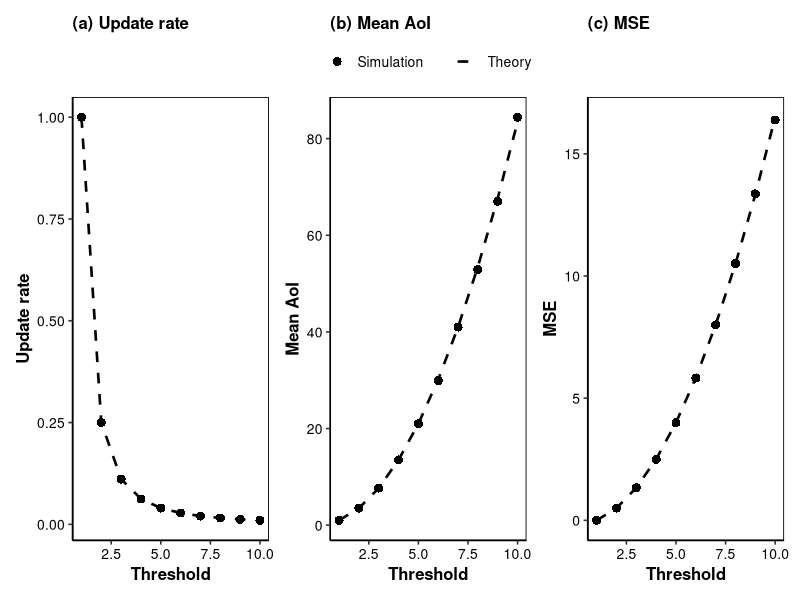
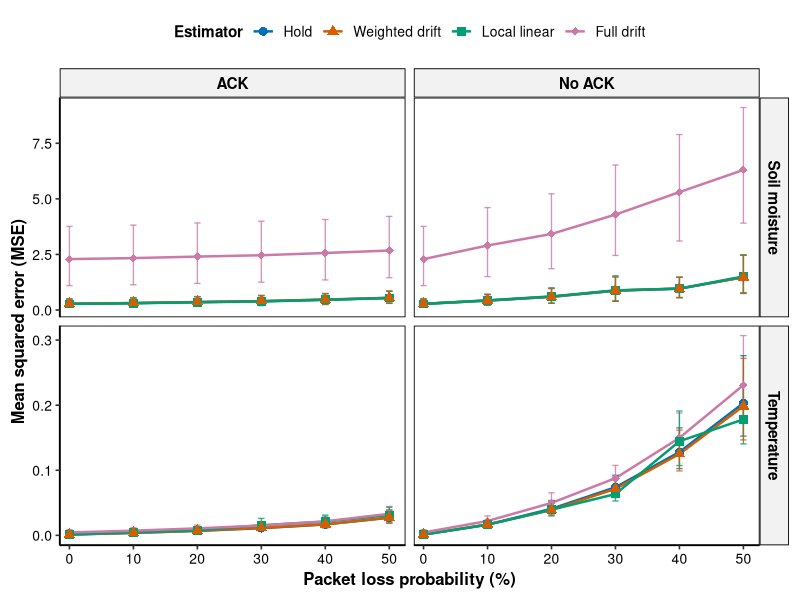
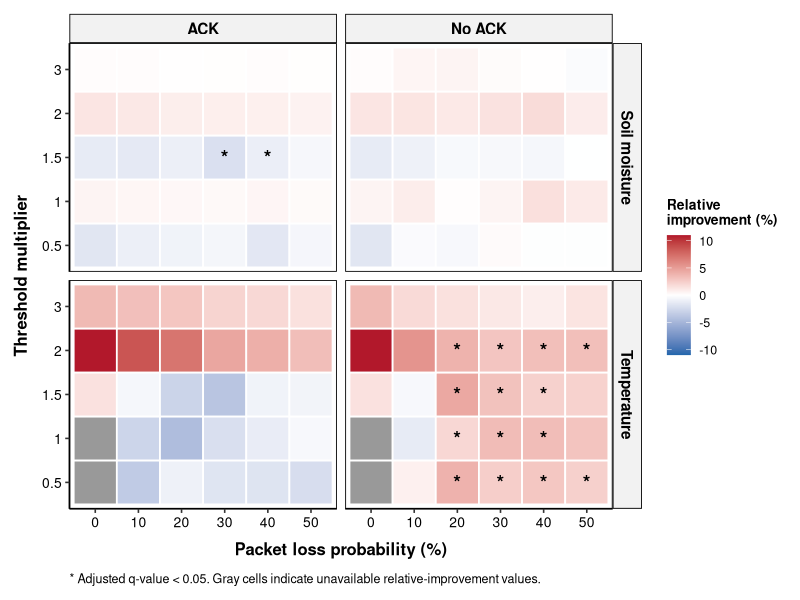
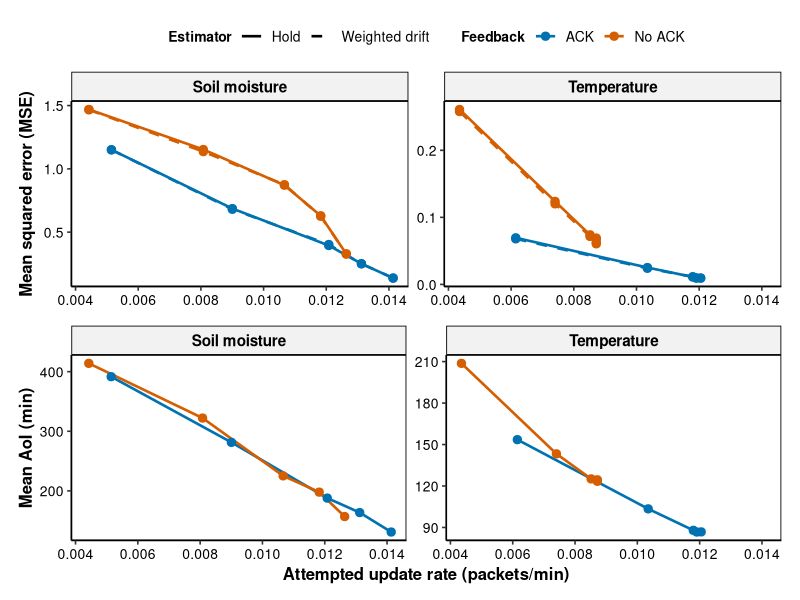
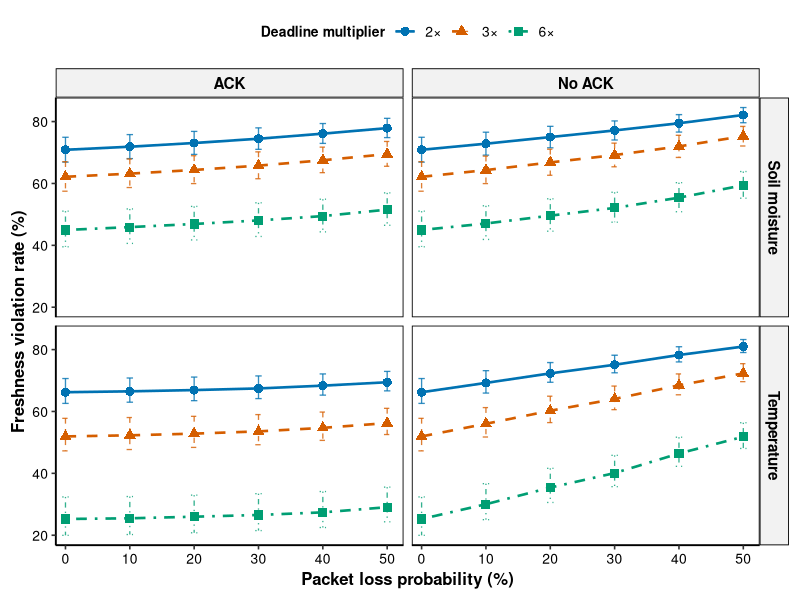
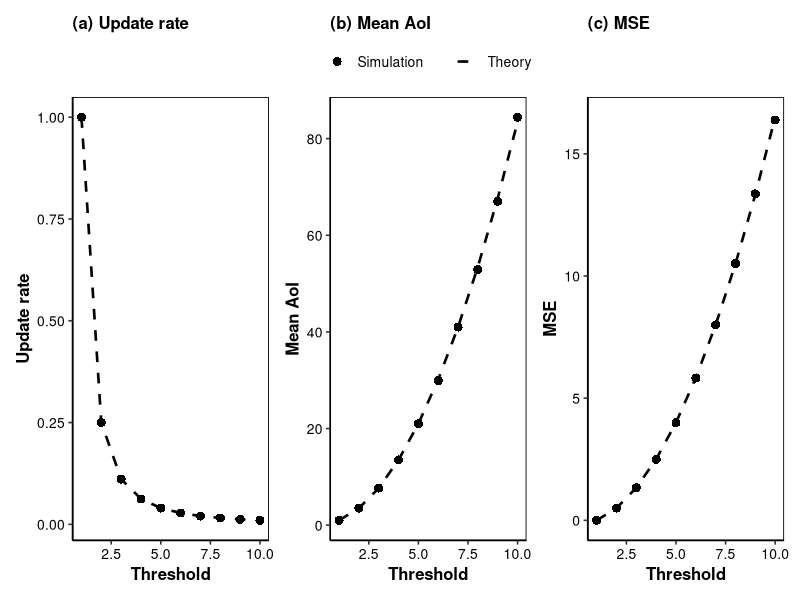
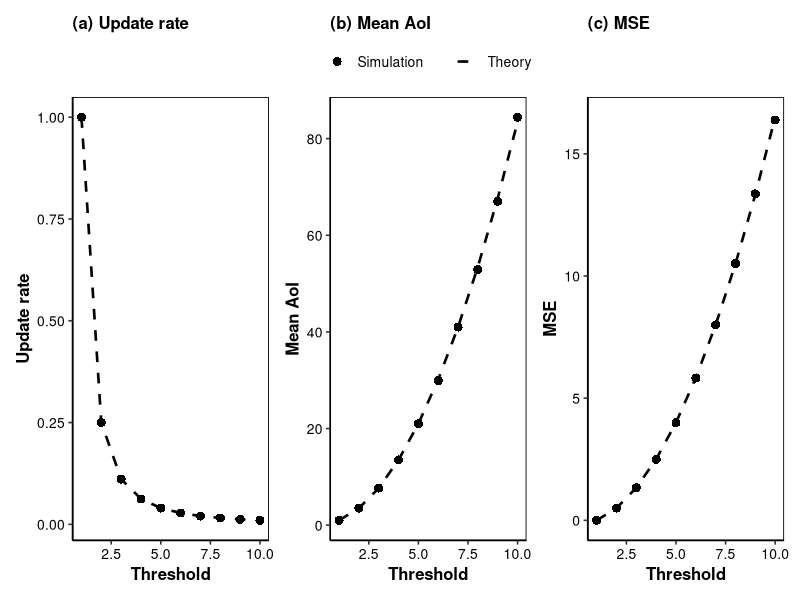
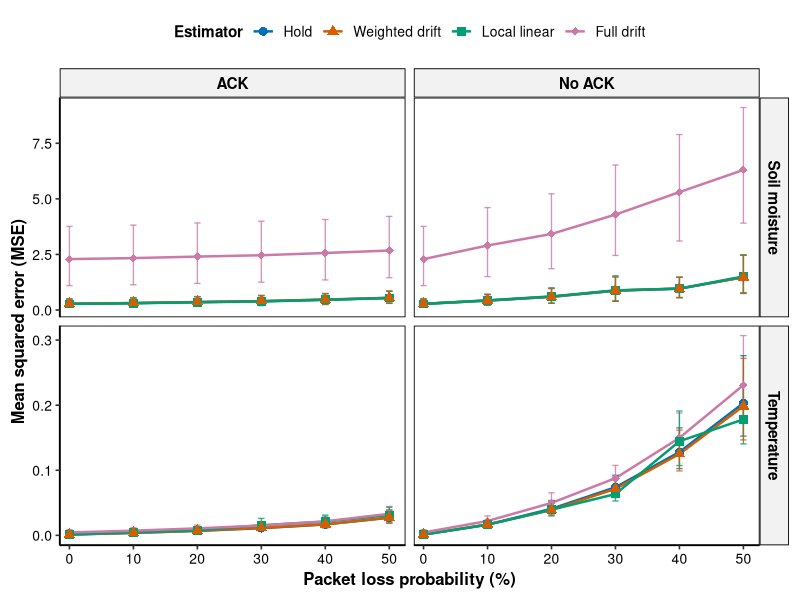

Recreate these plots in R, in order.
## ---- chunk 1
# Required packages: readr, ggplot2, dplyr, tidyr, patchwork, scales.
## ---- chunk 2
# ============================================================
# GRAPH 1: BASELINE VALIDATION
# ============================================================

library(readr)
library(ggplot2)
library(dplyr)
library(tidyr)
library(patchwork)

# ============================================================
# LOAD DATA
# ============================================================

df <- read_csv(
  "Graph_1_Baseline_Validation.csv",
  show_col_types = FALSE
)

# Check data
View(df)

# ============================================================
# PUBLICATION THEME
# ============================================================

theme_pub <- theme_classic(base_size = 12) +
  theme(
    axis.title = element_text(
      size = 12,
      face = "bold"
    ),
    
    axis.text = element_text(
      size = 10,
      colour = "black"
    ),
    
    plot.title = element_text(
      size = 12,
      face = "bold",
      hjust = 0
    ),
    
    legend.title = element_blank(),
    
    legend.text = element_text(
      size = 10
    ),
    
    legend.position = "top",
    
    panel.border = element_rect(
      colour = "black",
      fill = NA,
      linewidth = 0.6
    ),
    
    plot.margin = margin(6, 6, 6, 6)
  )


# ============================================================
# PANEL A: UPDATE RATE
# ============================================================

p1 <- ggplot(df, aes(x = threshold)) +
  
  # Theoretical curve
  geom_line(
    aes(
      y = theoretical_update_rate,
      linetype = "Theory"
    ),
    linewidth = 0.9
  ) +
  
  # Simulation values
  geom_point(
    aes(
      y = update_rate,
      shape = "Simulation"
    ),
    size = 2.7
  ) +
  
  scale_linetype_manual(
    values = c(
      "Theory" = "dashed"
    )
  ) +
  
  scale_shape_manual(
    values = c(
      "Simulation" = 16
    )
  ) +
  
  labs(
    title = "(a) Update rate",
    x = "Threshold",
    y = "Update rate"
  ) +
  
  theme_pub


# ============================================================
# PANEL B: MEAN AoI
# ============================================================

p2 <- ggplot(df, aes(x = threshold)) +
  
  # Theoretical curve
  geom_line(
    aes(
      y = theoretical_mean_aoi,
      linetype = "Theory"
    ),
    linewidth = 0.9
  ) +
  
  # Simulation values
  geom_point(
    aes(
      y = mean_aoi,
      shape = "Simulation"
    ),
    size = 2.7
  ) +
  
  scale_linetype_manual(
    values = c(
      "Theory" = "dashed"
    )
  ) +
  
  scale_shape_manual(
    values = c(
      "Simulation" = 16
    )
  ) +
  
  labs(
    title = "(b) Mean AoI",
    x = "Threshold",
    y = "Mean AoI"
  ) +
  
  theme_pub


# ============================================================
# PANEL C: MSE
# ============================================================

p3 <- ggplot(df, aes(x = threshold)) +
  
  # Theoretical curve
  geom_line(
    aes(
      y = theoretical_mse,
      linetype = "Theory"
    ),
    linewidth = 0.9
  ) +
  
  # Simulation values
  geom_point(
    aes(
      y = mse,
      shape = "Simulation"
    ),
    size = 2.7
  ) +
  
  scale_linetype_manual(
    values = c(
      "Theory" = "dashed"
    )
  ) +
  
  scale_shape_manual(
    values = c(
      "Simulation" = 16
    )
  ) +
  
  labs(
    title = "(c) MSE",
    x = "Threshold",
    y = "MSE"
  ) +
  
  theme_pub


# ============================================================
# COMBINE ALL THREE PANELS
# ============================================================

graph1 <- (p1 | p2 | p3) +
  plot_layout(
    guides = "collect"
  ) &
  theme(
    legend.position = "top"
  )


# Display graph
graph1


# ============================================================
# SAVE HIGH-QUALITY PNG
# ============================================================

ggsave(
  filename =
    "Graph_1_Baseline_Validation.png",
  
  plot = graph1,
  
  width = 10,
  height = 3.6,
  units = "in",
  dpi = 600,
  bg = "white"
)


# ============================================================
# SAVE VECTOR PDF
# ============================================================

ggsave(
  filename =
    "Graph_1_Baseline_Validation.pdf",
  
  plot = graph1,
  
  width = 10,
  height = 3.6,
  units = "in"
)
## ---- chunk 3
# ============================================================
# GRAPH 2: ACCURACY VERSUS PACKET LOSS
# ============================================================

library(readr)
library(ggplot2)
library(dplyr)
library(scales)

# ============================================================
# LOAD DATA
# ============================================================

df <- read_csv(
  "Graph_2_Accuracy_vs_Packet_Loss.csv",
  show_col_types = FALSE
)

View(df)

# ============================================================
# PREPARE DATA FOR PLOTTING
# No MSE or CI values are recalculated
# ============================================================

df <- df %>%
  mutate(
    loss_percent = loss_probability * 100,

    signal_label = recode(
      signal,
      "Temp" = "Temperature",
      "Moist" = "Soil moisture"
    ),

    feedback_label = recode(
      feedback_model,
      "ack" = "ACK",
      "no_ack" = "No ACK"
    ),

    estimator = factor(
      estimator,
      levels = c(
        "hold",
        "weighted_drift",
        "local_linear",
        "full_drift"
      ),
      labels = c(
        "Hold",
        "Weighted drift",
        "Local linear",
        "Full drift"
      )
    )
  )


# ============================================================
# CREATE GRAPH
# ============================================================

graph2 <- ggplot(
  df,
  aes(
    x = loss_percent,
    y = mse_mean,
    colour = estimator,
    shape = estimator,
    group = estimator
  )
) +

  # Connecting lines
  geom_line(
    linewidth = 0.85
  ) +

  # Saved confidence intervals
  geom_errorbar(
    aes(
      ymin = mse_ci_low,
      ymax = mse_ci_high
    ),
    width = 1.0,
    linewidth = 0.45,
    alpha = 0.8
  ) +

  # Simulation points
  geom_point(
    size = 2.5,
    stroke = 0.7
  ) +

  # Four requested panels:
  # Temperature ACK / No ACK
  # Soil moisture ACK / No ACK
  facet_grid(
    signal_label ~ feedback_label,
    scales = "free_y"
  ) +

  # Publication-friendly colour-blind-safe palette
  scale_colour_manual(
    values = c(
      "Hold" = "#0072B2",
      "Weighted drift" = "#D55E00",
      "Local linear" = "#009E73",
      "Full drift" = "#CC79A7"
    )
  ) +

  # Shapes make the graph interpretable even in grayscale
  scale_shape_manual(
    values = c(
      "Hold" = 16,
      "Weighted drift" = 17,
      "Local linear" = 15,
      "Full drift" = 18
    )
  ) +

  scale_x_continuous(
    breaks = seq(0, 50, 10),
    expand = expansion(
      mult = c(0.02, 0.04)
    )
  ) +

  labs(
    x = "Packet loss probability (%)",
    y = "Mean squared error (MSE)",
    colour = "Estimator",
    shape = "Estimator"
  ) +

  theme_classic(
    base_size = 12
  ) +

  theme(

    # Axis titles
    axis.title = element_text(
      size = 12,
      face = "bold"
    ),

    # Axis numbers
    axis.text = element_text(
      size = 10,
      colour = "black"
    ),

    # Panel header background
    strip.background = element_rect(
      fill = "grey95",
      colour = "black",
      linewidth = 0.6
    ),

    # Panel header text
    strip.text = element_text(
      size = 11,
      face = "bold",
      colour = "black"
    ),

    # Legend
    legend.position = "top",

    legend.title = element_text(
      size = 11,
      face = "bold"
    ),

    legend.text = element_text(
      size = 10
    ),

    # Panel border
    panel.border = element_rect(
      colour = "black",
      fill = NA,
      linewidth = 0.6
    ),

    # Clean margins
    plot.margin = margin(
      8, 8, 8, 8
    )
  )


# ============================================================
# DISPLAY GRAPH
# ============================================================

graph2


# ============================================================
# SAVE HIGH-RESOLUTION PNG
# ============================================================

ggsave(
  filename =
    "Graph_2_Accuracy_vs_Packet_Loss.png",

  plot = graph2,

  width = 8.5,
  height = 6.5,
  units = "in",

  dpi = 600,
  bg = "white"
)


# ============================================================
# SAVE VECTOR PDF
# ============================================================

ggsave(
  filename =
    "Graph_2_Accuracy_vs_Packet_Loss.pdf",

  plot = graph2,

  width = 8.5,
  height = 6.5,
  units = "in"
)
## ---- chunk 4
# ============================================================
# GRAPH 3: WEIGHTED-DRIFT IMPROVEMENT
# FINAL PUBLICATION VERSION
# ============================================================

# ------------------------------------------------------------
# 1. LOAD PACKAGES
# ------------------------------------------------------------

library(readr)
library(ggplot2)
library(dplyr)
library(scales)


# ------------------------------------------------------------
# 2. LOAD DATA
# ------------------------------------------------------------

df <- read_csv(
  "Graph_3_Weighted_Drift_Improvement.csv",
  show_col_types = FALSE
)


# ------------------------------------------------------------
# 3. PREPARE DATA
#
# IMPORTANT:
# - Original improvement values are NOT changed.
# - Original q-values are NOT changed.
# - Packet loss is multiplied by 100 only for display.
# ------------------------------------------------------------

df <- df %>%
  mutate(

    # Convert probability to percentage for x-axis
    loss_percent = loss_probability * 100,

    # Clean signal labels
    signal_label = recode(
      signal,
      "Temp"  = "Temperature",
      "Moist" = "Soil moisture"
    ),

    # Clean feedback labels
    feedback_label = recode(
      feedback_model,
      "ack"    = "ACK",
      "no_ack" = "No ACK"
    ),

    # Asterisk based on SAVED adjusted q-value
    significance = ifelse(
      !is.na(q_value) & q_value < 0.05,
      "*",
      ""
    )
  )


# ------------------------------------------------------------
# 4. CHECK SIGNIFICANT RESULTS
#
# This lets you verify exactly which cells receive *
# ------------------------------------------------------------

significant_cells <- df %>%
  filter(!is.na(q_value) & q_value < 0.05) %>%
  select(
    signal,
    feedback_model,
    loss_probability,
    threshold_multiplier,
    aggregate_relative_improvement_percent,
    q_value
  )

print(significant_cells)


# ------------------------------------------------------------
# 5. CHECK MISSING IMPROVEMENT VALUES
#
# These cells will appear gray in the heatmap.
# ------------------------------------------------------------

missing_cells <- df %>%
  filter(is.na(aggregate_relative_improvement_percent))

print(missing_cells)


# ------------------------------------------------------------
# 6. CREATE SYMMETRIC COLOR LIMIT
#
# Equal positive and negative values receive equal color
# intensity around zero.
# ------------------------------------------------------------

colour_limit <- max(
  abs(df$aggregate_relative_improvement_percent),
  na.rm = TRUE
)


# ------------------------------------------------------------
# 7. CREATE HEATMAP
# ------------------------------------------------------------

graph3 <- ggplot(
  df,
  aes(
    x = factor(loss_percent),
    y = factor(threshold_multiplier)
  )
) +

  # Heatmap cells
  geom_tile(
    aes(
      fill = aggregate_relative_improvement_percent
    ),
    colour = "white",
    linewidth = 0.6
  ) +

  # Statistical significance marker
  # * means adjusted q-value < 0.05
  geom_text(
    aes(
      label = significance
    ),
    colour = "black",
    size = 5,
    fontface = "bold"
  ) +

  # Four panels:
  # Soil moisture / ACK
  # Soil moisture / No ACK
  # Temperature / ACK
  # Temperature / No ACK
  facet_grid(
    signal_label ~ feedback_label
  ) +

  # ----------------------------------------------------------
  # DIVERGING COLOR SCALE
  #
  # Blue  = negative relative improvement
  # White = approximately zero
  # Red   = positive relative improvement
  # Gray  = missing/not available
  # ----------------------------------------------------------

  scale_fill_gradient2(
    low = "#2166AC",
    mid = "white",
    high = "#B2182B",

    midpoint = 0,

    limits = c(
      -colour_limit,
      colour_limit
    ),

    oob = squish,

    na.value = "grey60",

    name = "Relative\nimprovement (%)"
  ) +

  # ----------------------------------------------------------
  # AXIS AND CAPTION
  # ----------------------------------------------------------

  labs(
    x = "Packet loss probability (%)",
    y = "Threshold multiplier",

    caption = paste0(
      "* Adjusted q-value < 0.05. ",
      "Gray cells indicate unavailable relative-improvement values."
    )
  ) +

  # ----------------------------------------------------------
  # PUBLICATION THEME
  # ----------------------------------------------------------

  theme_classic(
    base_size = 12
  ) +

  theme(

    # Axis titles
    axis.title.x = element_text(
      size = 12,
      face = "bold",
      margin = margin(t = 8)
    ),

    axis.title.y = element_text(
      size = 12,
      face = "bold",
      margin = margin(r = 8)
    ),

    # Axis numbers
    axis.text = element_text(
      size = 10,
      colour = "black"
    ),

    # Facet headers
    strip.background = element_rect(
      fill = "grey95",
      colour = "black",
      linewidth = 0.6
    ),

    strip.text = element_text(
      size = 11,
      face = "bold",
      colour = "black"
    ),

    # Color legend
    legend.position = "right",

    legend.title = element_text(
      size = 10,
      face = "bold"
    ),

    legend.text = element_text(
      size = 9
    ),

    # Caption explaining *
    plot.caption = element_text(
      size = 9,
      colour = "black",
      hjust = 0,
      margin = margin(t = 10)
    ),

    # Panel border
    panel.border = element_rect(
      colour = "black",
      fill = NA,
      linewidth = 0.6
    ),

    # No unnecessary grid
    panel.grid = element_blank(),

    # Figure margins
    plot.margin = margin(
      10, 10, 10, 10
    )
  )


# ------------------------------------------------------------
# 8. DISPLAY FINAL GRAPH
# ------------------------------------------------------------

print(graph3)


# ------------------------------------------------------------
# 9. SAVE HIGH-RESOLUTION PNG
# ------------------------------------------------------------

ggsave(
  filename =
    "Graph_3_Weighted_Drift_Improvement.png",

  plot = graph3,

  width = 9,
  height = 7,
  units = "in",

  dpi = 600,
  bg = "white"
)


# ------------------------------------------------------------
# 10. SAVE VECTOR PDF
# ------------------------------------------------------------

ggsave(
  filename =
    "Graph_3_Weighted_Drift_Improvement.pdf",

  plot = graph3,

  width = 9,
  height = 7,
  units = "in"
)
## ---- chunk 5
# ============================================================
# GRAPH 4: ACCURACY-FRESHNESS-COMMUNICATION TRADE-OFF
# FINAL PUBLICATION VERSION
# ============================================================

# ------------------------------------------------------------
# 1. LOAD PACKAGES
# ------------------------------------------------------------

library(readr)
library(ggplot2)
library(dplyr)
library(patchwork)


# ------------------------------------------------------------
# 2. LOAD DATA
# ------------------------------------------------------------

df <- read_csv(
  "Graph_4_Accuracy_Freshness_Communication.csv",
  show_col_types = FALSE
)

View(df)


# ------------------------------------------------------------
# 3. PREPARE DATA
# Original numerical values are NOT changed
# ------------------------------------------------------------

df <- df %>%
  mutate(

    signal_label = recode(
      signal,
      "Temp"  = "Temperature",
      "Moist" = "Soil moisture"
    ),

    feedback_label = recode(
      feedback_model,
      "ack"    = "ACK",
      "no_ack" = "No ACK"
    ),

    estimator_label = recode(
      estimator,
      "hold"           = "Hold",
      "weighted_drift" = "Weighted drift"
    ),

    # Fix order for consistent plotting/legend
    feedback_label = factor(
      feedback_label,
      levels = c("ACK", "No ACK")
    ),

    estimator_label = factor(
      estimator_label,
      levels = c("Hold", "Weighted drift")
    )
  ) %>%

  # IMPORTANT:
  # Points are connected in threshold order
  arrange(
    signal,
    feedback_model,
    estimator,
    threshold_multiplier
  )


# ------------------------------------------------------------
# 4. PUBLICATION THEME
# ------------------------------------------------------------

theme_pub <- theme_classic(base_size = 12) +

  theme(

    axis.title = element_text(
      size = 12,
      face = "bold"
    ),

    axis.text = element_text(
      size = 10,
      colour = "black"
    ),

    strip.background = element_rect(
      fill = "grey95",
      colour = "black",
      linewidth = 0.6
    ),

    strip.text = element_text(
      size = 11,
      face = "bold",
      colour = "black"
    ),

    legend.position = "top",

    legend.title = element_text(
      size = 10,
      face = "bold"
    ),

    legend.text = element_text(
      size = 10
    ),

    panel.border = element_rect(
      colour = "black",
      fill = NA,
      linewidth = 0.6
    ),

    panel.grid = element_blank(),

    plot.margin = margin(
      6, 8, 6, 8
    )
  )


# ============================================================
# 5. UPPER PANELS: MSE
# ============================================================

p_mse <- ggplot(
  df,
  aes(
    x = attempted_update_rate_per_minute_mean,
    y = mse_mean,

    # ACK / No ACK by colour
    colour = feedback_label,

    # Hold / Weighted drift by line style
    linetype = estimator_label,

    group = interaction(
      feedback_label,
      estimator_label
    )
  )
) +

  # Connect observations in threshold order
  geom_line(
    linewidth = 0.9
  ) +

  # Data points
  geom_point(
    size = 2.5
  ) +

  # Temperature and soil moisture panels
  facet_wrap(
    ~ signal_label,
    scales = "free_y",
    nrow = 1
  ) +

  # ----------------------------------------------------------
  # COLOR-BLIND-SAFE COLORS
  # ----------------------------------------------------------

  scale_colour_manual(
    values = c(
      "ACK"    = "#0072B2",
      "No ACK" = "#D55E00"
    )
  ) +

  # ----------------------------------------------------------
  # LINE TYPES
  # ----------------------------------------------------------

  scale_linetype_manual(
    values = c(
      "Hold"           = "solid",
      "Weighted drift" = "dashed"
    )
  ) +

  labs(
    x = NULL,
    y = "Mean squared error (MSE)",
    colour = "Feedback",
    linetype = "Estimator"
  ) +

  theme_pub


# ============================================================
# 6. LOWER PANELS: MEAN AoI
#
# IMPORTANT:
# Only HOLD is used here because AoI/channel results are
# repeated across estimators in the CSV.
# ============================================================

df_aoi <- df %>%

  filter(
    estimator == "hold"
  ) %>%

  arrange(
    signal,
    feedback_model,
    threshold_multiplier
  )


p_aoi <- ggplot(
  df_aoi,
  aes(
    x = attempted_update_rate_per_minute_mean,
    y = mean_aoi_minutes_mean,

    colour = feedback_label,

    group = feedback_label
  )
) +

  geom_line(
    linewidth = 0.9
  ) +

  geom_point(
    size = 2.5
  ) +

  facet_wrap(
    ~ signal_label,
    scales = "free_y",
    nrow = 1
  ) +

  # Same ACK / No ACK colors as upper panels
  scale_colour_manual(
    values = c(
      "ACK"    = "#0072B2",
      "No ACK" = "#D55E00"
    )
  ) +

  labs(
    x = "Attempted update rate (packets/min)",
    y = "Mean AoI (min)",
    colour = "Feedback"
  ) +

  theme_pub


# ============================================================
# 7. COMBINE UPPER AND LOWER PANELS
# ============================================================

graph4 <- p_mse / p_aoi +

  plot_layout(
    heights = c(1, 1),
    guides = "collect"
  ) &

  theme(
    legend.position = "top"
  )


# ============================================================
# 8. DISPLAY GRAPH
# ============================================================

print(graph4)


# ============================================================
# 9. SAVE HIGH-RESOLUTION PNG
# ============================================================

ggsave(
  filename =
    "Graph_4_Accuracy_Freshness_Communication.png",

  plot = graph4,

  width = 9,
  height = 7,
  units = "in",

  dpi = 600,
  bg = "white"
)


# ============================================================
# 10. SAVE VECTOR PDF
# ============================================================

ggsave(
  filename =
    "Graph_4_Accuracy_Freshness_Communication.pdf",

  plot = graph4,

  width = 9,
  height = 7,
  units = "in"
)
## ---- chunk 6
# ============================================================
# GRAPH 5: DEADLINE FRESHNESS VIOLATIONS
# FINAL PUBLICATION VERSION
# ============================================================

# ------------------------------------------------------------
# 1. LOAD PACKAGES
# ------------------------------------------------------------

library(readr)
library(ggplot2)
library(dplyr)


# ------------------------------------------------------------
# 2. LOAD DATA
# ------------------------------------------------------------

df <- read_csv(
  "Graph_5_Deadline_Freshness_Violations.csv",
  show_col_types = FALSE
)

View(df)


# ------------------------------------------------------------
# 3. PREPARE DATA
#
# IMPORTANT:
# Original mean and confidence intervals are NOT recalculated.
# Multiplication by 100 is only to display them as percentages.
# ------------------------------------------------------------

df <- df %>%

  # Keep only requested deadline multipliers
  filter(
    freshness_deadline_multiplier %in% c(2, 3, 6)
  ) %>%

  mutate(

    # Packet loss as percentage
    loss_percent =
      loss_probability * 100,

    # Freshness violation rate as percentage
    violation_percent =
      freshness_violation_rate_mean * 100,

    # Confidence intervals as percentages
    violation_ci_low_percent =
      freshness_violation_rate_ci_low * 100,

    violation_ci_high_percent =
      freshness_violation_rate_ci_high * 100,

    # Deadline labels
    deadline = factor(
      freshness_deadline_multiplier,
      levels = c(2, 3, 6),
      labels = c("2×", "3×", "6×")
    ),

    # Signal labels
    signal_label = recode(
      signal,
      "Temp"  = "Temperature",
      "Moist" = "Soil moisture"
    ),

    # Feedback labels
    feedback_label = recode(
      feedback_model,
      "ack"    = "ACK",
      "no_ack" = "No ACK"
    )
  ) %>%

  # Ensure points are connected in packet-loss order
  arrange(
    signal,
    feedback_model,
    freshness_deadline_multiplier,
    loss_probability
  )


# ------------------------------------------------------------
# 4. CREATE GRAPH
# ------------------------------------------------------------

graph5 <- ggplot(
  df,
  aes(
    x = loss_percent,
    y = violation_percent,

    colour = deadline,
    shape = deadline,
    linetype = deadline,

    group = deadline
  )
) +

  # Connecting curves
  geom_line(
    linewidth = 0.9
  ) +

  # Saved confidence intervals
  geom_errorbar(
    aes(
      ymin = violation_ci_low_percent,
      ymax = violation_ci_high_percent
    ),
    width = 1.0,
    linewidth = 0.45,
    alpha = 0.8
  ) +

  # Mean values
  geom_point(
    size = 2.6,
    stroke = 0.7
  ) +

  # Four requested panels
  facet_grid(
    signal_label ~ feedback_label
  ) +

  # ----------------------------------------------------------
  # PUBLICATION-FRIENDLY COLORS
  # ----------------------------------------------------------

  scale_colour_manual(
    values = c(
      "2×" = "#0072B2",
      "3×" = "#D55E00",
      "6×" = "#009E73"
    )
  ) +

  # Different shapes for grayscale accessibility
  scale_shape_manual(
    values = c(
      "2×" = 16,
      "3×" = 17,
      "6×" = 15
    )
  ) +

  # Different line types as an additional visual cue
  scale_linetype_manual(
    values = c(
      "2×" = "solid",
      "3×" = "dashed",
      "6×" = "dotdash"
    )
  ) +

  # ----------------------------------------------------------
  # X AXIS
  # ----------------------------------------------------------

  scale_x_continuous(
    breaks = seq(0, 50, 10),
    expand = expansion(
      mult = c(0.02, 0.04)
    )
  ) +

  # ----------------------------------------------------------
  # LABELS
  # ----------------------------------------------------------

  labs(
    x = "Packet loss probability (%)",
    y = "Freshness violation rate (%)",
    colour = "Deadline multiplier",
    shape = "Deadline multiplier",
    linetype = "Deadline multiplier"
  ) +

  # ----------------------------------------------------------
  # PUBLICATION THEME
  # ----------------------------------------------------------

  theme_classic(
    base_size = 12
  ) +

  theme(

    # Axis titles
    axis.title = element_text(
      size = 12,
      face = "bold"
    ),

    # Axis values
    axis.text = element_text(
      size = 10,
      colour = "black"
    ),

    # Facet headers
    strip.background = element_rect(
      fill = "grey95",
      colour = "black",
      linewidth = 0.6
    ),

    strip.text = element_text(
      size = 11,
      face = "bold",
      colour = "black"
    ),

    # Legend
    legend.position = "top",

    legend.title = element_text(
      size = 10,
      face = "bold"
    ),

    legend.text = element_text(
      size = 10
    ),

    # Panel border
    panel.border = element_rect(
      colour = "black",
      fill = NA,
      linewidth = 0.6
    ),

    # Remove unnecessary grid
    panel.grid = element_blank(),

    # Margins
    plot.margin = margin(
      8, 8, 8, 8
    )
  )


# ------------------------------------------------------------
# 5. DISPLAY GRAPH
# ------------------------------------------------------------

print(graph5)


# ------------------------------------------------------------
# 6. SAVE HIGH-RESOLUTION PNG
# ------------------------------------------------------------

ggsave(
  filename =
    "Graph_5_Deadline_Freshness_Violations.png",

  plot = graph5,

  width = 8.5,
  height = 6.5,
  units = "in",

  dpi = 600,
  bg = "white"
)


# ------------------------------------------------------------
# 7. SAVE VECTOR PDF
# ------------------------------------------------------------

ggsave(
  filename =
    "Graph_5_Deadline_Freshness_Violations.pdf",

  plot = graph5,

  width = 8.5,
  height = 6.5,
  units = "in"
)
